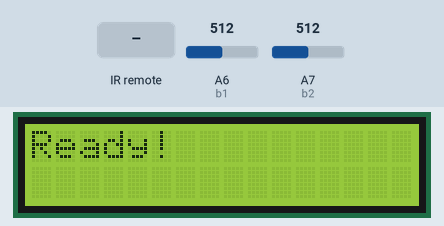
A sketch run on a simulated Arduino Nano, built with avr-gcc and run on an emulated ATmega328P. Parts: 16×2 character LCD. The inputs (shaded band) are chosen by the test bench; at power-on: A6 (b1) = 512, A7 (b2) = 512.

Above: at 1.2 s.
1.3 s: infrared code 0xF7C03F received
At 2.5 s:
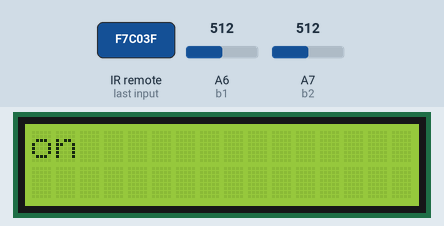
2.8 s: infrared code 0xF740BF received
At 3.9 s:
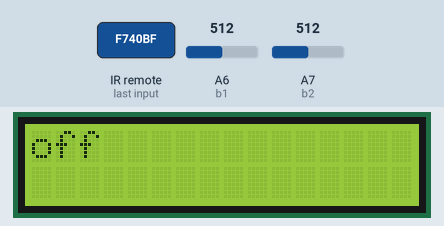
4.3 s: infrared code 0xF700FF received
At 5.3 s:
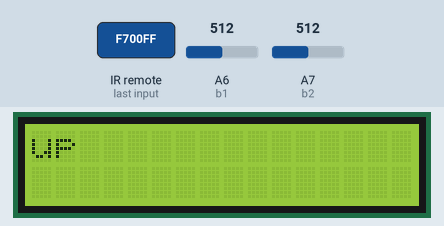
5.8 s: infrared code 0xF7807F received
At 6.7 s:
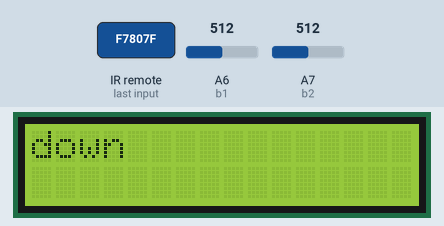
7.3 s: infrared code 0xF720DF received
At 8.1 s:
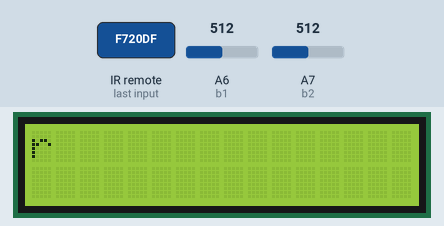
8.9 s: infrared code 0xF7A05F received
At 9.5 s:
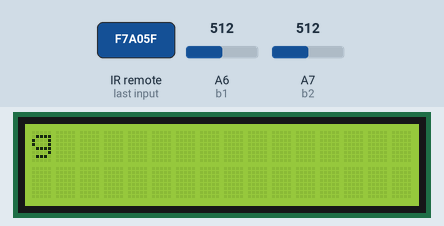
Timing chart, 0 to 11.4 s (numbered marks = the images above; inputs shaded):
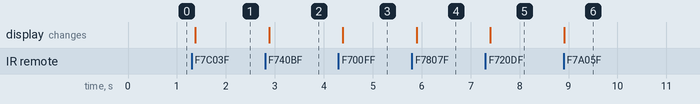

The sketch:

HelloWorld.ino
```cpp
#include <LiquidCrystal.h>
LiquidCrystal lcd(7, 6, 5, 4, 3, 2);
int b1=A6,b2=A7,butt1,butt2;
#include <IRremote.h>
int RECV_PIN = 11;
IRrecv irrecv(RECV_PIN);
decode_results results;


void setup() {

  Serial.begin(9600);
  lcd.begin(16, 2);
  irrecv.enableIRIn();
  lcd.clear();
  lcd.print("Ready!");
  pinMode(b1, INPUT);
  pinMode(b2, INPUT);
}

void loop() {

  butt1 = analogRead(b1);
  butt2 = analogRead(b2);

 if(irrecv.decode(&results)) {
   switch(results.value) {

    case 0xF7C03F:
      lcd.clear();
      lcd.print("on");
    break;

    case 0xF740BF:
      lcd.clear();
      lcd.print("off");
    break;

    case 0xF700FF:
      lcd.clear();
      lcd.print("up");
    break;

    case 0xF7807F:
      lcd.clear();
      lcd.print("down");
    break;

    case 0xF720DF:
      lcd.clear();
      lcd.print("r");
    break;

    case 0xF7A05F:
      lcd.clear();
      lcd.print("g");
    break;

    case 0xF3FE39F2:
      lcd.clear();
      lcd.print("b");
    break;
  }
    irrecv.resume();
 }
  delay(100);
}
```

Measured:
- after the input at 1.3 s, the display: changes after 0.07 s (image 1)
- after the input at 2.8 s, the display: changes after 0.08 s (image 2)
- after the input at 4.3 s, the display: changes after 0.09 s (image 3)
- after the input at 5.8 s, the display: changes after 0.10 s (image 4)
- after the input at 7.3 s, the display: changes after 0.10 s (image 5)
- after the input at 8.9 s, the display: changes at once (image 6)
